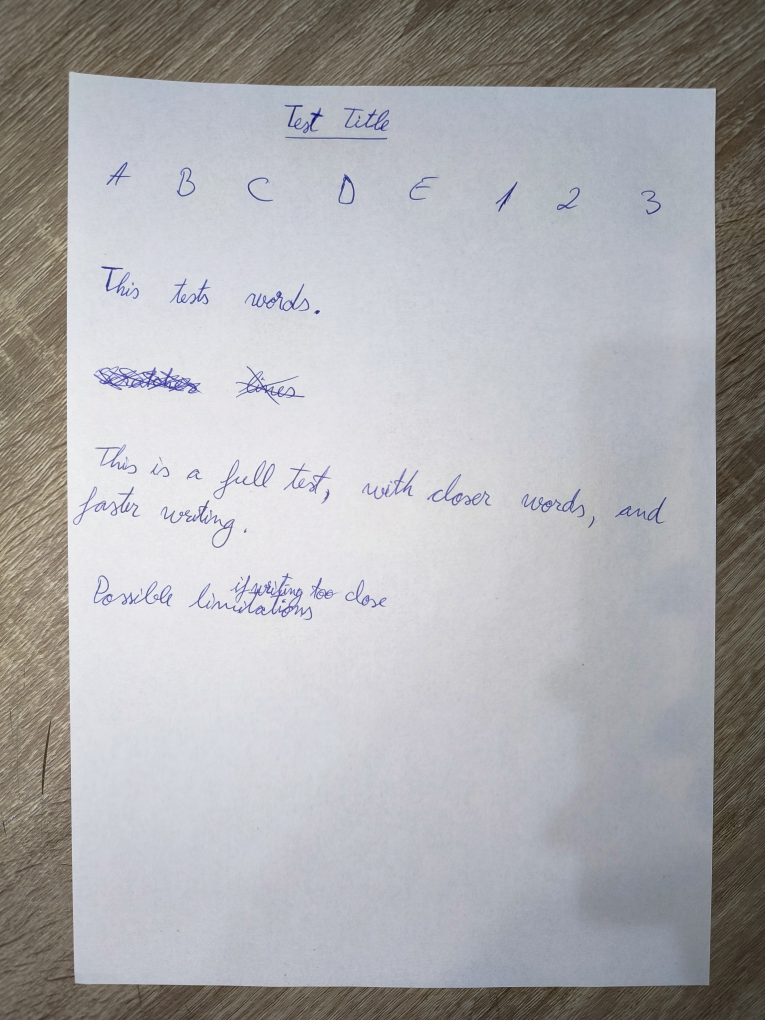
#> input picture data/input/BLITZ_UP_SHADOW.jpg, 3060 x 4080 px (shown at 1/4 size); its folder holds 4 pictures in this run
$ python adjust_canny.py
#> lines starting #> are read from the running program, lines starting #| are printed output that depends on the picture
import cv2
import numpy as np
import os


def adjust_canny():
    """
    Interactively adjust the Canny edge detection thresholds for a given image.
    """
    # Ask the user to select an image
    input_dir = "../data/input"
    images = [
        f for f in os.listdir(input_dir) if os.path.isfile(os.path.join(input_dir, f))
    ]

    if not images:
        print("No images found in the input directory!")
        return

    print("Available images:")
    for idx, img_name in enumerate(images):
        print(f"{idx}: {img_name}")

    try:
        selected_idx = int(input("Enter the number of the image you want to test: "))
#> the answer given: 1
        if selected_idx < 0 or selected_idx >= len(images):
            print("Invalid selection.")
            return
    except ValueError:
        print("Invalid input. Please enter a number.")
        return

    image_path = os.path.join(input_dir, images[selected_idx])
    image = cv2.imread(image_path)
#> image is the input picture: shape (4080, 3060, 3); mean B, G, R 173.3, 171, 171.6
    if image is None:
        print(f"Failed to load image: {image_path}")
        return

    # Resize image to fit the screen
    def resize_image(img, width=900):
        """Resize image to fit within the specified width while maintaining aspect ratio."""
        h, w = img.shape[:2]
        scale = width / w
        resized = cv2.resize(img, (width, int(h * scale)))
        return resized

    # Preprocessing for consistent lighting
    def normalize_lighting(img):
        """Automatically adjust lighting to normalize brightness and contrast."""
        lab = cv2.cvtColor(img, cv2.COLOR_BGR2LAB)
#> lab: shape (4080, 3060, 3); mean of channels 0, 1, 2 177.5, 128.7, 127.2
        l, a, b = cv2.split(lab)
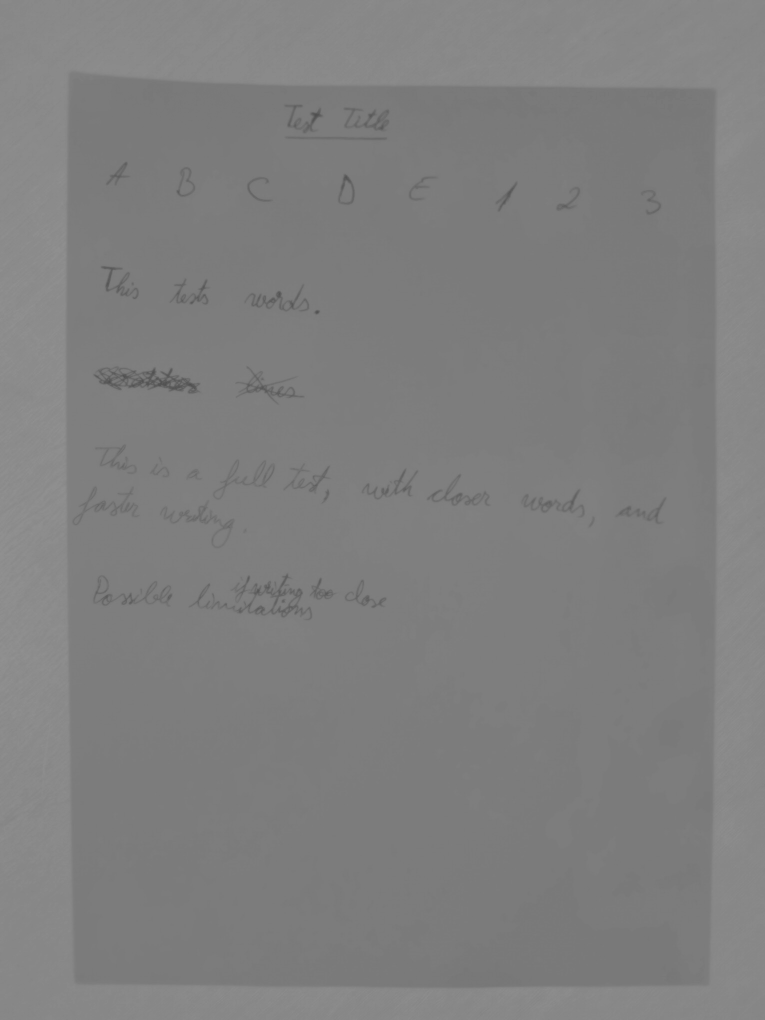
#> b: shape (4080, 3060) (shown at 1/4 size); min 74, max 146, mean 127.2

        # Apply CLAHE (Contrast Limited Adaptive Histogram Equalization) to the L-channel
        clahe = cv2.createCLAHE(clipLimit=2.0, tileGridSize=(8, 8))
        l = clahe.apply(l)
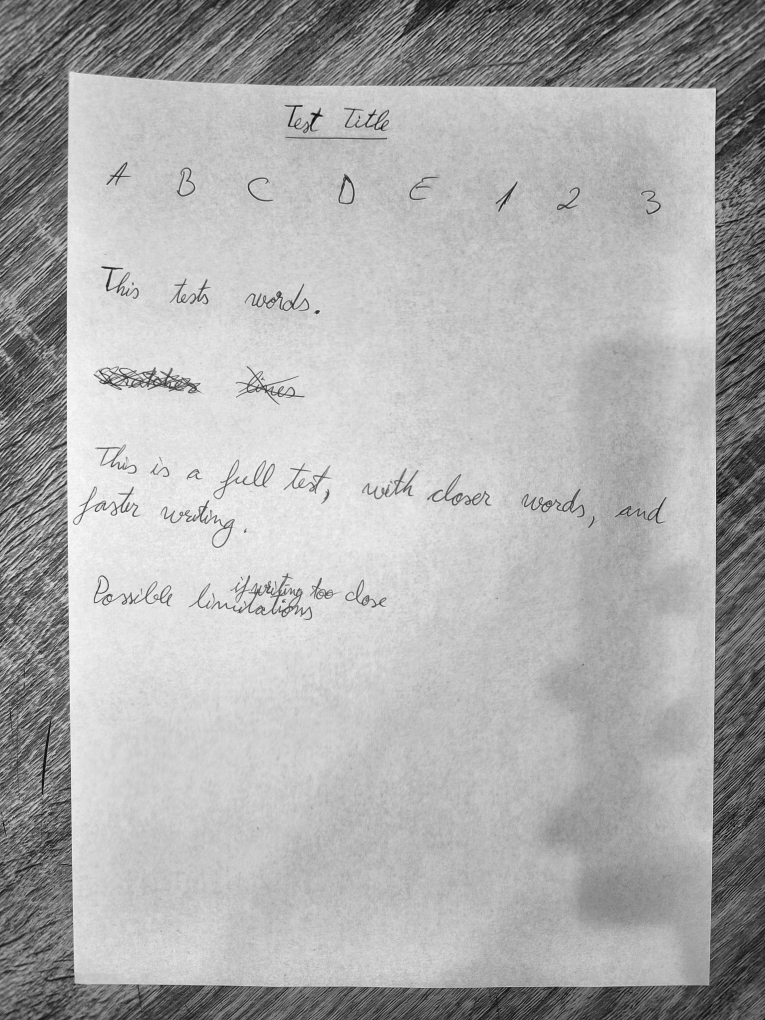
#> l: shape (4080, 3060) (shown at 1/4 size); min 6, max 251, mean 172.7

        # Merge back and convert to BGR
        lab = cv2.merge((l, a, b))
#> lab: shape (4080, 3060, 3); mean of channels 0, 1, 2 172.7, 128.7, 127.2
        return cv2.cvtColor(lab, cv2.COLOR_LAB2BGR)
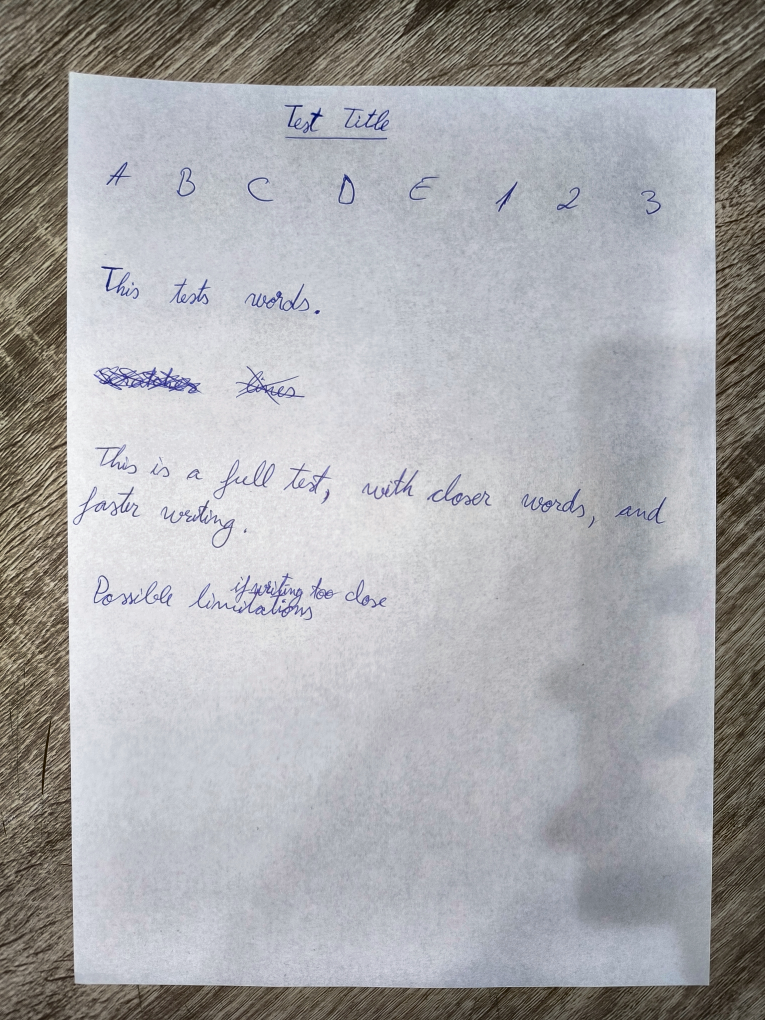
#> returned value: shape (4080, 3060, 3) (shown at 1/4 size); mean B, G, R 168.7, 166.5, 166.7

    # Normalize lighting
    image = normalize_lighting(image)

    # Convert to grayscale and apply Gaussian blur
    gray = cv2.cvtColor(image, cv2.COLOR_BGR2GRAY)
    blurred = cv2.GaussianBlur(gray, (5, 5), 0)

    # Create a combined display for original and edges
    def create_combined_display(original, edges):
        """Merge original and edge-detection images side-by-side."""
        original_resized = resize_image(original)
        edges_resized = resize_image(edges, width=original_resized.shape[1])
        combined = np.hstack(
            (original_resized, cv2.cvtColor(edges_resized, cv2.COLOR_GRAY2BGR))
        )
        return combined

    # Interactive function to adjust thresholds
    def on_change(_):
#> called with _ = 0
        t1 = cv2.getTrackbarPos("Threshold1", "Canny Adjust")
        t2 = cv2.getTrackbarPos("Threshold2", "Canny Adjust")
        edges = cv2.Canny(blurred, t1, t2)
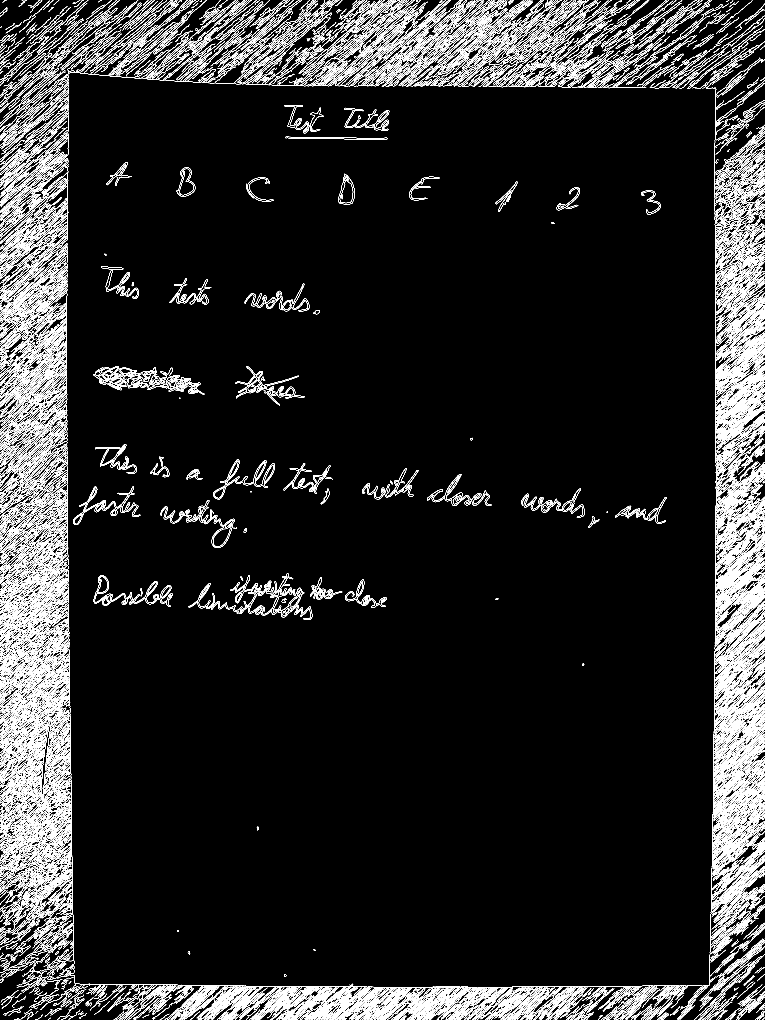
#> edges: shape (4080, 3060) (shown at 1/4 size); 5.7% white in thin lines or dots
        combined = create_combined_display(image, edges)
#> call 2 of resize_image, with width = 900
#> in resize_image (call 2), `resized = cv2.resize(img, (width, int(h * scale)))`:
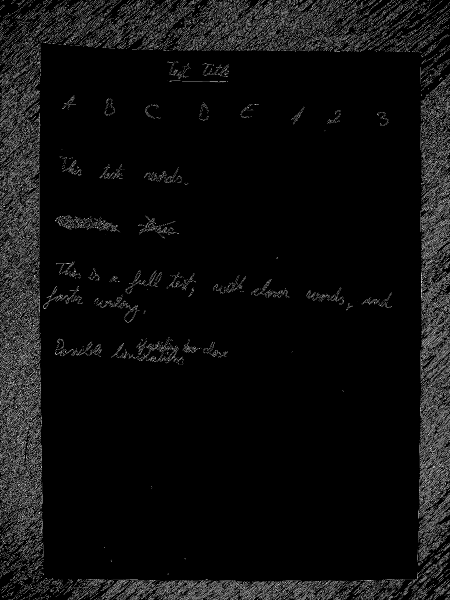
#> resized: shape (1200, 900) (shown at 1/2 size); min 0, max 255, mean 14.5
#> in create_combined_display, `combined = np.hstack( (original_resized, cv2.cvtColor(edges_resized, c..`:
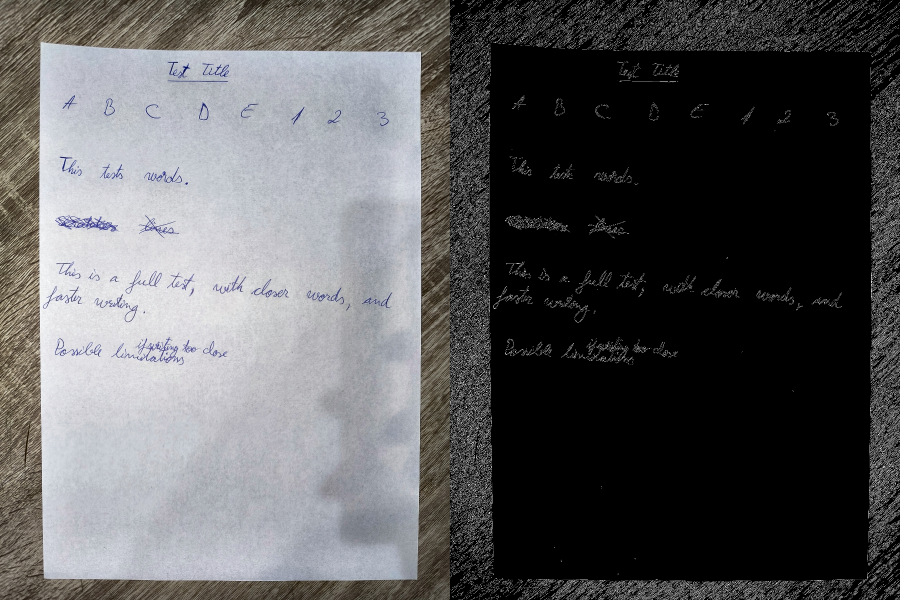
#> combined: shape (1200, 1800, 3) (shown at 1/2 size); mean B, G, R 91.5, 90.4, 90.6
        cv2.imshow("Canny Adjust", combined)

    # Create interactive window
    cv2.namedWindow("Canny Adjust")
    cv2.createTrackbar("Threshold1", "Canny Adjust", 50, 300, on_change)
    cv2.createTrackbar("Threshold2", "Canny Adjust", 150, 300, on_change)
    on_change(0)  # Initialize with default thresholds

    # Wait for user interaction
    cv2.waitKey(0)
    cv2.destroyAllWindows()


if __name__ == "__main__":
    adjust_canny()
